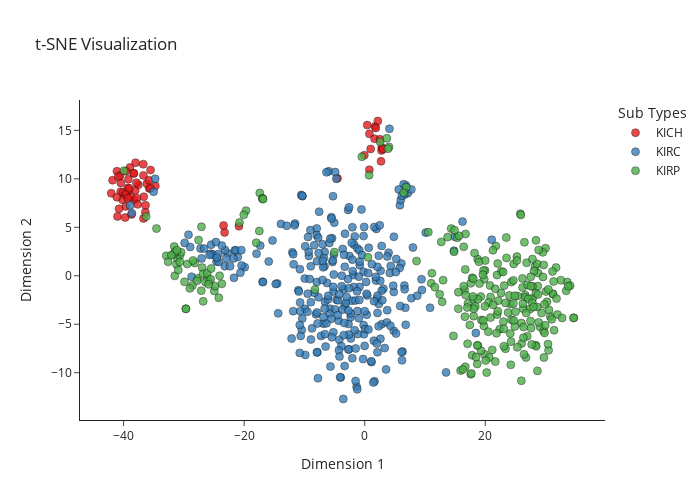

Source (notebook cell):
### Code cell
import plotly.express as px
import pandas as pd
import numpy as np

# Example data (replace with your X_embedded and y)
# X_embedded = np.random.rand(100, 2)
# y = np.random.choice(['Class A', 'Class B', 'Class C'], 100)

# Combine into a DataFrame
df_plot = pd.DataFrame({
    'Dim1': X_embedded[:, 0],
    'Dim2': X_embedded[:, 1],
    'Label': y
})

# Create interactive scatter
fig = px.scatter(
    df_plot,
    x='Dim1',
    y='Dim2',
    color='Label',
    color_discrete_sequence=px.colors.qualitative.Set1,
    title='t-SNE Visualization',
    labels={'Dim1': 'Dimension 1', 'Dim2': 'Dimension 2'},
    opacity=0.8
)

# Customize marker appearance
fig.update_traces(marker=dict(size=8, line=dict(width=0.5, color='black')))

# Adjust layout
fig.update_layout(
    width=700,
    height=500,
    legend_title='Sub Types',
    template='simple_white'
)

fig.show()

### Figure 1 — Plotly figure (JSON) as saved in the notebook; plotly's stock layout.template omitted (floating-point values rounded to 4 significant figures; data arrays with more than 128 entries replaced by an {"elided": "..."} marker saying what was removed)
{"data": [{"hovertemplate": "Label=KICH<br>Dimension 1=%{x}<br>Dimension 2=%{y}<extra></extra>", "legendgroup": "KICH", "marker": {"color": "rgb(228,26,28)", "line": {"color": "black", "width": 0.5}, "opacity": 0.8, "size": 8, "symbol": "circle"}, "mode": "markers", "name": "KICH", "orientation": "v", "showlegend": true, "type": "scatter", "x": [-40.49, -38.02, 2.835, 2.79, -39.74, -41.11, -39.1, -35.76, -41.83, -36.7, -35.52, -39.46, -38.96, -39.32, -36.65, -23.25, -40.11, -38.07, -38.7, -39.76, -39.58, -38.22, -37.56, -40.46, -36.39, -36.37, -40.6, 0.7732, -36.15, -39.21, -36.72, -40.86, 1.635, 2.527, -40.19, -0.06527, -41.02, -34.74, 1.707, -39.63, -35.56, 2.178, -20.86, 0.7682, -38.8, -37.82, -37.67, 0.9867, -38.33, -42.05, -36.74, 3.041, -38.3, -4.514, -23.42, -39.63, -39.05, -41.13, -35.8, 1.839, 2.705, 0.4186, -37.88, -40.76, -39.3], "xaxis": "x", "y": [8.676, 11.66, 13.23, 12.94, 6.01, 10.78, 8.799, 9.013, 9.856, 5.91, 10.91, 8.154, 11.18, 9.061, 8.152, 4.475, 8.6, 8.806, 6.322, 8.322, 8.449, 7.819, 9.384, 9.576, 6.552, 7.276, 10.33, 14.64, 9.502, 9.956, 10.35, 10.23, 14.13, 14.07, 7.833, 12.44, 6.123, 9.267, 15.4, 7.158, 9.023, 15.97, 5.119, 10.93, 8.134, 7.992, 7.367, 13.08, 10.58, 8.516, 11.51, 13.08, 10.56, 10.05, 5.183, 10.79, 9.021, 8.105, 9.859, 15.25, 11.81, 15.54, 9.601, 6.903, 7.995], "yaxis": "y"}, {"hovertemplate": "Label=KIRC<br>Dimension 1=%{x}<br>Dimension 2=%{y}<extra></extra>", "legendgroup": "KIRC", "marker": {"color": "rgb(55,126,184)", "line": {"color": "black", "width": 0.5}, "opacity": 0.8, "size": 8, "symbol": "circle"}, "mode": "markers", "name": "KIRC", "orientation": "v", "showlegend": true, "type": "scatter", "x": {"elided": "301 float values"}, "xaxis": "x", "y": {"elided": "301 float values"}, "yaxis": "y"}, {"hovertemplate": "Label=KIRP<br>Dimension 1=%{x}<br>Dimension 2=%{y}<extra></extra>", "legendgroup": "KIRP", "marker": {"color": "rgb(77,175,74)", "line": {"color": "black", "width": 0.5}, "opacity": 0.8, "size": 8, "symbol": "circle"}, "mode": "markers", "name": "KIRP", "orientation": "v", "showlegend": true, "type": "scatter", "x": {"elided": "261 float values"}, "xaxis": "x", "y": {"elided": "261 float values"}, "yaxis": "y"}], "layout": {"height": 500, "legend": {"title": {"text": "Sub Types"}, "tracegroupgap": 0}, "title": {"text": "t-SNE Visualization"}, "width": 700, "xaxis": {"anchor": "y", "domain": [0, 1], "title": {"text": "Dimension 1"}}, "yaxis": {"anchor": "x", "domain": [0, 1], "title": {"text": "Dimension 2"}}}}
